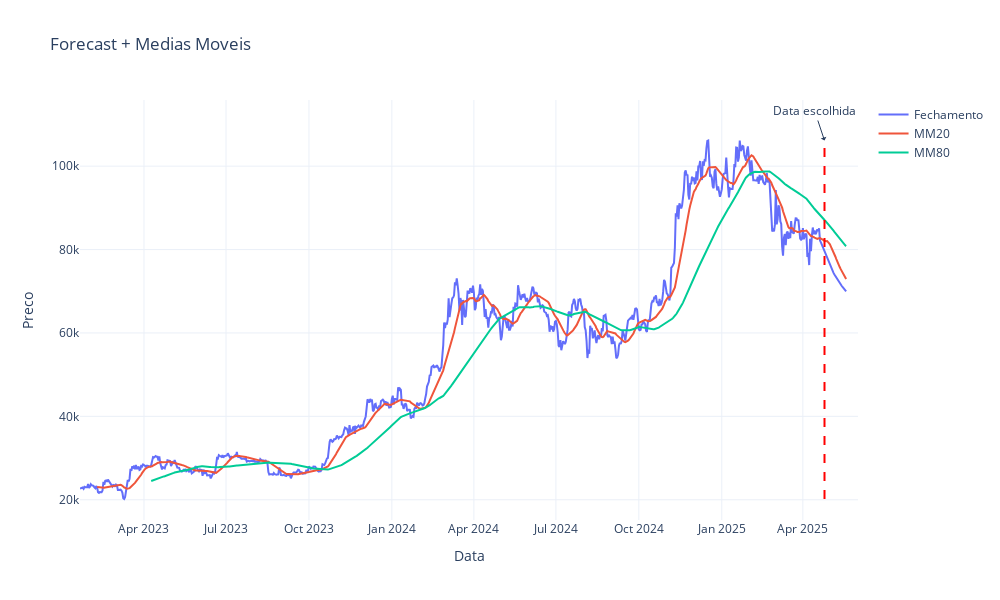

Source (notebook cell):
### Markdown cell above
# 💰 Previsão

### Code cell
target_date = '2025-04-25'
preco_previsto = predict_to_date(target_date, model_lstm, sequence_length, data_scaled, scaler, data)
full_data = gerar_dados_completos(30, model_lstm, sequence_length, data, data_scaled, scaler)
plotar_forecast(full_data, target_date)
recomendacao = tomar_decisao(full_data, target_date)

print(f"📅 Data: {target_date}")
print(f"💰 Preço Previsto: R$ {preco_previsto:.2f}")
print(f"🧠 {recomendacao}")

### Figure 1 — Plotly figure (JSON) as saved in the notebook; plotly's stock layout.template omitted (floating-point values rounded to 4 significant figures; data arrays with more than 128 entries replaced by an {"elided": "..."} marker saying what was removed)
{"data": [{"mode": "lines", "name": "Fechamento", "type": "scatter", "x": {"elided": "851 str values"}, "y": {"elided": "851 float values"}}, {"mode": "lines", "name": "MM20", "type": "scatter", "x": {"elided": "851 str values"}, "y": {"elided": "851 float values"}}, {"mode": "lines", "name": "MM80", "type": "scatter", "x": {"elided": "851 str values"}, "y": {"elided": "851 float values"}}], "layout": {"annotations": [{"arrowhead": 1, "showarrow": true, "text": "Data escolhida", "x": "2025-04-25T00:00:00", "y": 106100.0}], "height": 600, "shapes": [{"line": {"color": "Red", "dash": "dash", "width": 2}, "type": "line", "x0": "2025-04-25T00:00:00", "x1": "2025-04-25T00:00:00", "y0": 20190.0, "y1": 106100.0}], "title": {"text": "Forecast + Medias Moveis"}, "width": 1000, "xaxis": {"title": {"text": "Data"}, "type": "date"}, "yaxis": {"title": {"text": "Preco"}}}}
